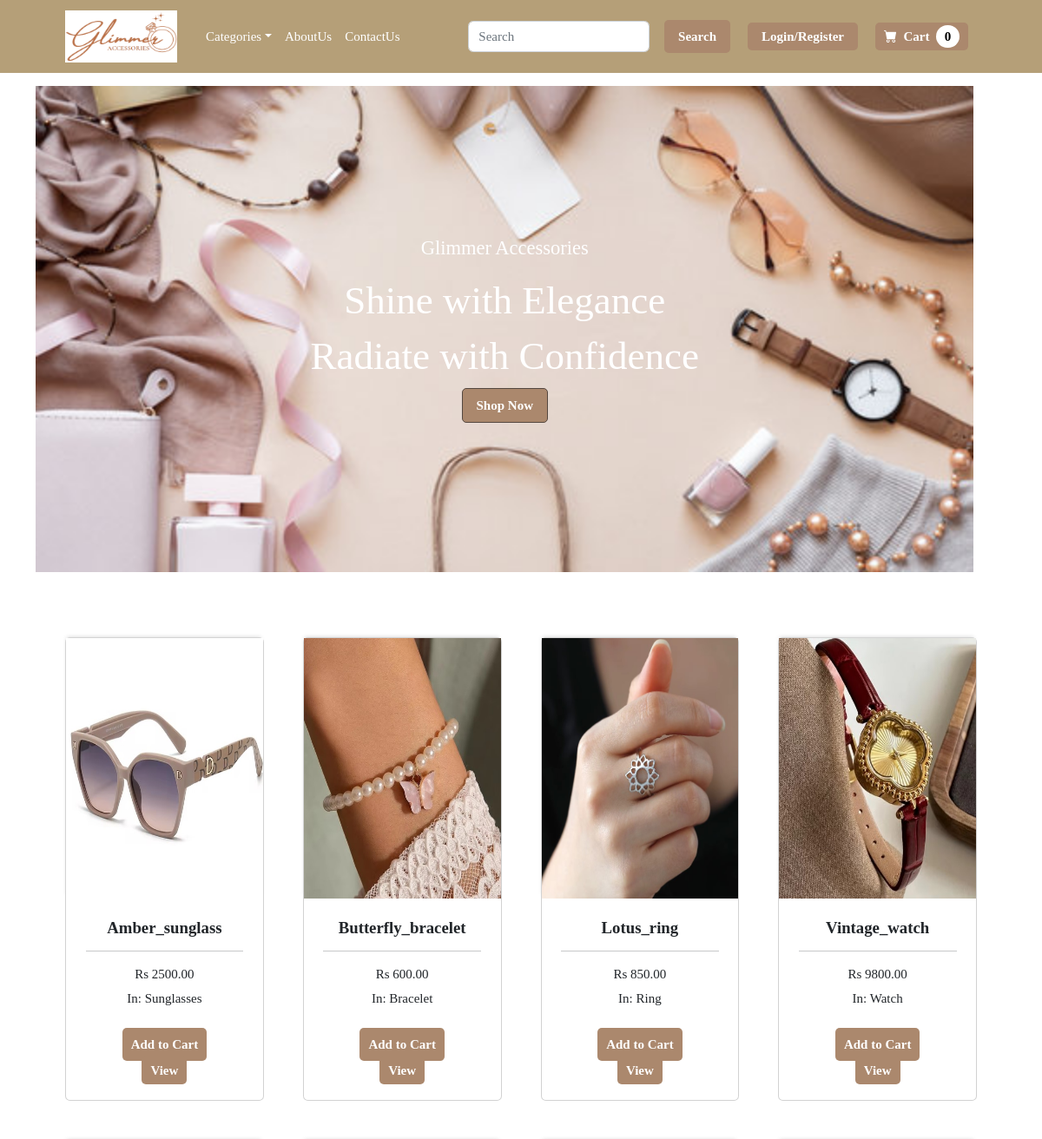
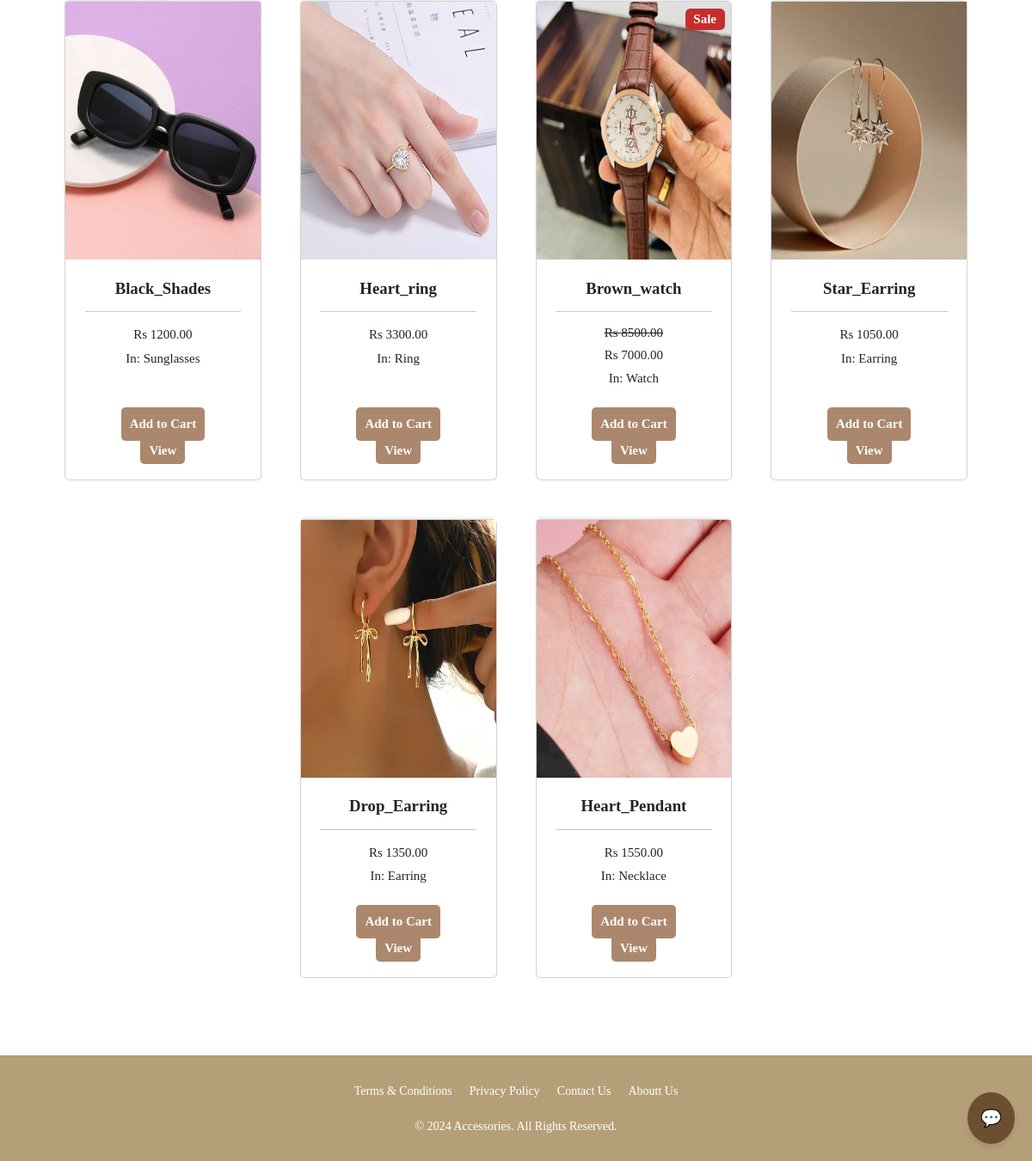
The app's page /, older data (2 pictures, top to bottom).
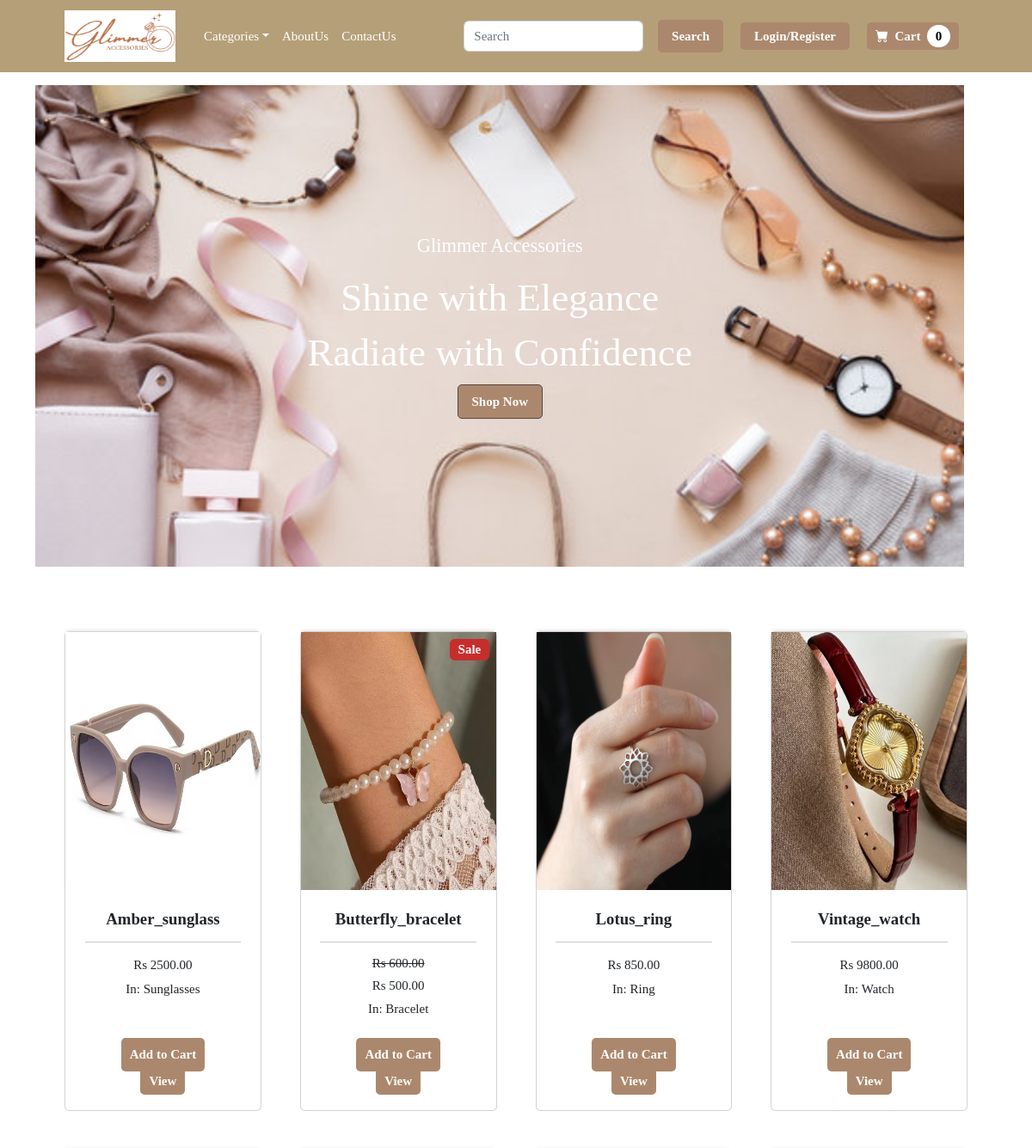
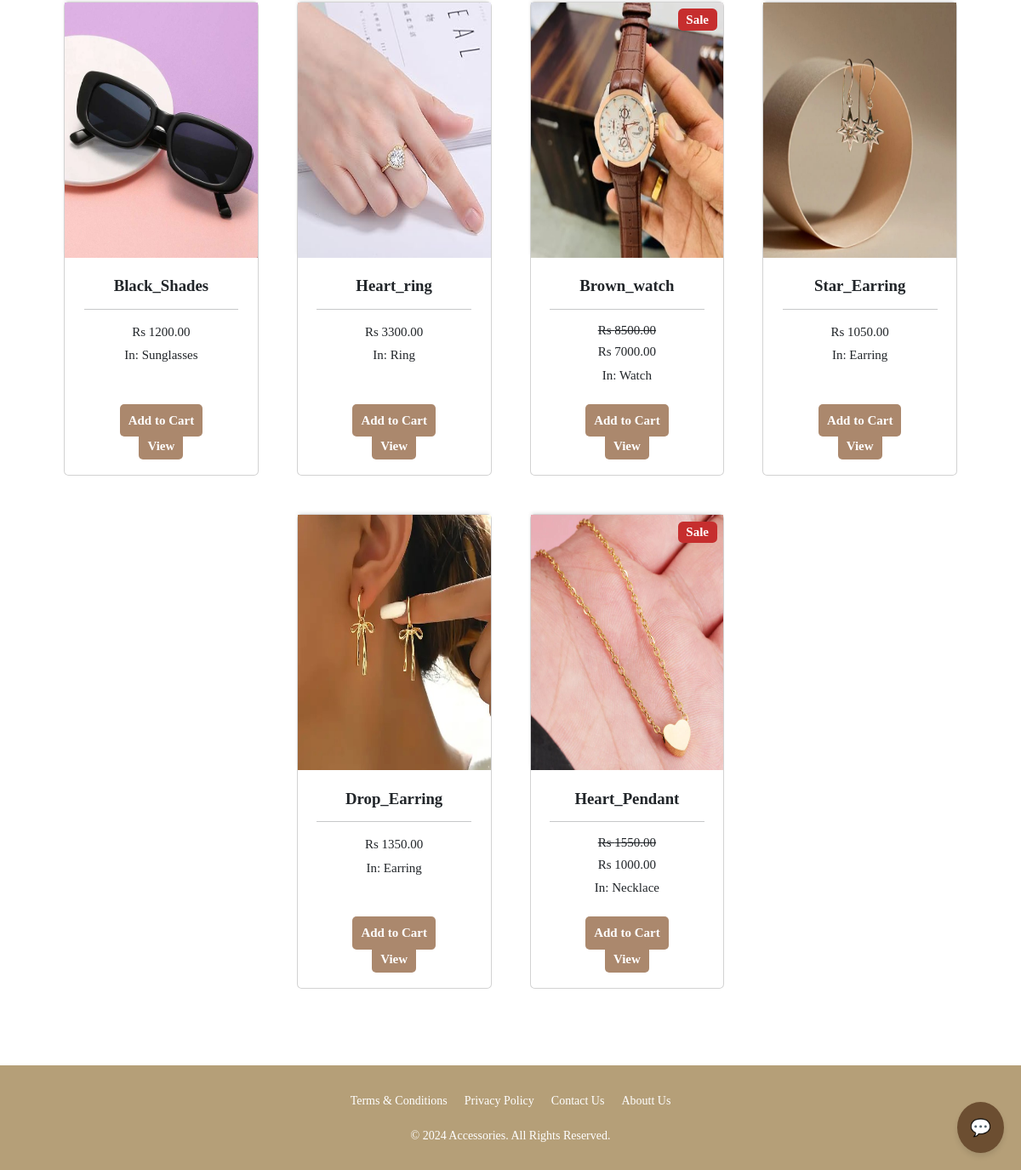
The same page, newer data (2 pictures, top to bottom).
### ecommerce/models.py (models this page shows, shortened)
class Product(models.Model):
    name=models.CharField(max_length=100)
    price=models.DecimalField(default=0,decimal_places=2,max_digits=6)
    category=models.ForeignKey(Category,on_delete=models.CASCADE,default=1)
    description=models.CharField(max_length=250,default='',blank=True,null=True)
    image=models.ImageField(upload_to='uploads/product')
    is_sale=models.BooleanField(default=False)
    sale_price=models.DecimalField(default=0,decimal_places=2,max_digits=6)

class Category(models.Model):
    name = models.CharField(max_length=200)
    def __str__(self):
		    return self.name

### ecommerce/views.py (the view)
# urls.py: path('',views.home,name='home'),
def home(request):
    products= Product.objects.all()
    return render(request,'home.html',{'products':products})

### cart/context_processors.py (called while the page is built)
def cart(request):
    return{'cart':Cart(request)}

### ecommerce/templates/home.html (shortened to what this page needs)
{%extends 'main.html' %}
{%load static%}
{%block content%}
<html>
    <head>
    </head>
</html>
<header class="py-5">
    <div class="container">
            <div id="slider">
                <figure>
                    <img src="{% static 'images/1.jpg' %}" alt="Image 1">
                </figure>
                <div class="overlay">
                    <h5>Glimmer Accessories</h5>
                    <h1>Shine with Elegance</h1>
                    <h1>Radiate with Confidence</h1>
                    <button onclick="location.href=''">Shop Now</button>
                </div>
    </div>
</header>
<section class="py-5">
    <div class="container px-4 px-lg-5 mt-3">
        <div class="row gx-4 gx-lg-5 row-cols-2 row-cols-md-3 row-cols-xl-4 justify-content-center">
            {%for product in products%}
                {% if product.is_sale %}
                    <div class="col mb-5">
                        <div class="card h-100">
                             <div class="badge  text-white position-absolute" style="top: 0.5rem; right: 0.5rem;background-color:#C62E2E;">Sale</div>
                            <img class="thumbnail" src="{{product.image.url}}" alt="..." />
                            <div class="card-body p-4">
                                <div class="text-center">
                                    <h5 class="fw-bolder">{{product.name}}</h5>
                                    <hr>
                                    <h6><strike>Rs {{product.price}}</strike></h6>
                                    <h6>Rs {{product.sale_price}}</h6>
                                    In: {{product.category}}
                                </div>
                            </div>
                            <div class="card-footer p-4 pt-0 border-top-0 bg-transparent">
                                <div class="text-center">
                                    <button data-product="" data-action="add" class="custom-cart-button">Add to Cart</button>
                                    <a class="custom-cart-button" href="#">View</a>
                                </div>
                            </div>
                        </div>
                    </div>
                {% else %}
                    <div class="col mb-5">
                        <div class="card h-100">
                            <img class="thumbnail" src="{{product.image.url}}" alt="..." />
                            <div class="card-body p-4">
                                <div class="text-center">
                                    <h5 class="fw-bolder">{{product.name}}</h5>
                                    <hr>
                                    <h6 style="display: inline-block;">Rs {{product.price}}</h6>
                                    <br>
                                    In: {{product.category}}
                                </div>
                            </div>
                            <div class="card-footer p-4 pt-0 border-top-0 bg-transparent">
                                <div class="text-center">
                                    <button data-product="" data-action="add" class="custom-cart-button">Add to Cart</button>
                                    <a class="custom-cart-button" href="#">View</a>
                                </div>
                            </div>
                        </div>
                    </div>
                {% endif %}
            {% endfor %}
        </div>
    </div>
</section>
{%endblock content%}

Row changes from the older to the newer data that the page shows:
changed Product "Butterfly_bracelet": is_sale False → True (drawn); image: picture added; sale_price (not shown) → "500.00"; image: picture removed
changed Product "Heart_Pendant": is_sale False → True (drawn); image: picture added; sale_price (not shown) → "1000.00"; image: picture removed
